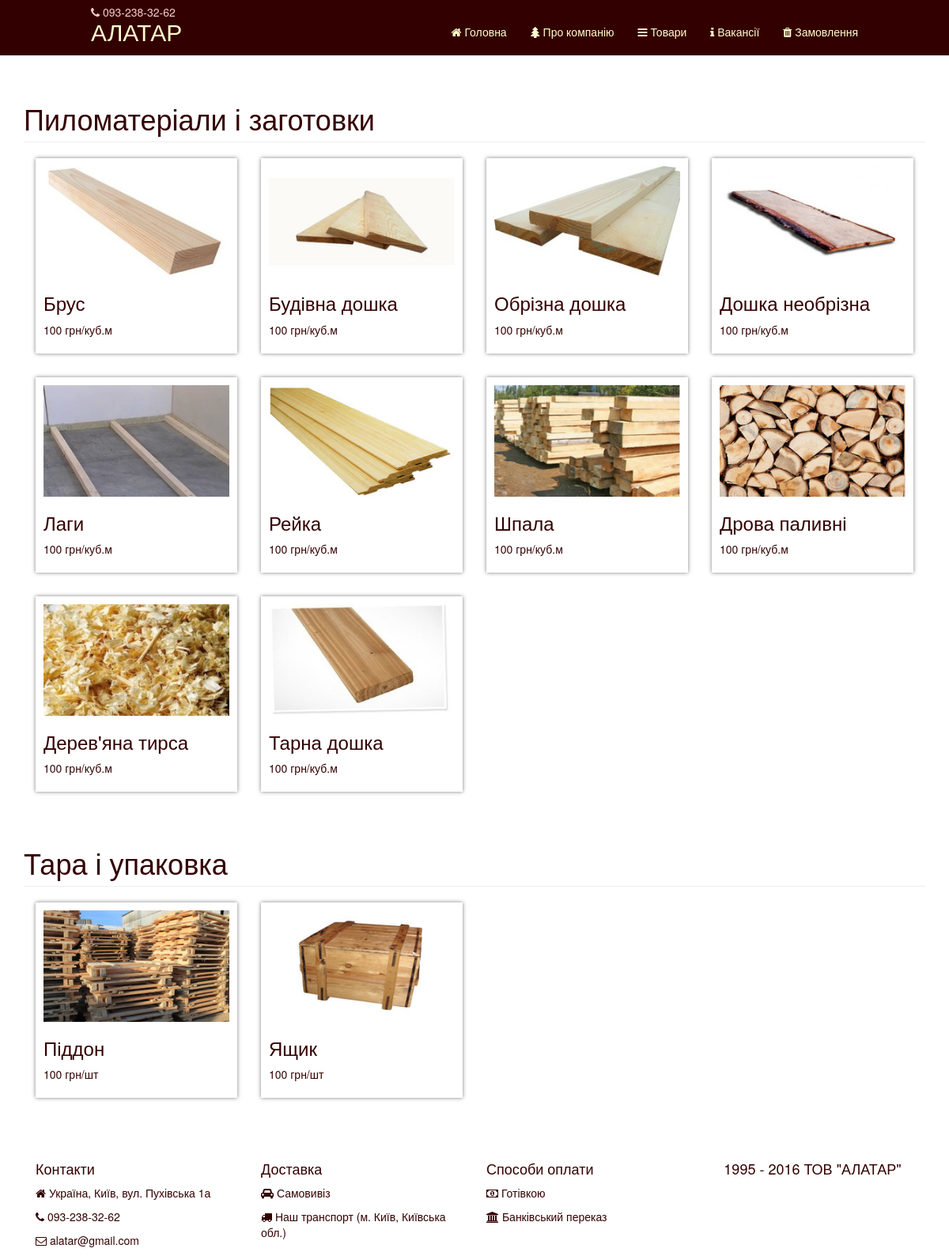
/product, run on the app's committed database.
### tables this page shows
CREATE TABLE IF NOT EXISTS `menu` (
  `id` int(11) NOT NULL AUTO_INCREMENT,
  `caption` varchar(30) NOT NULL,
  PRIMARY KEY (`id`),
  KEY `caption` (`caption`)
);

CREATE TABLE IF NOT EXISTS `products` (
  `id` int(11) NOT NULL AUTO_INCREMENT,
  `caption` varchar(200) NOT NULL,
  `menu_type` varchar(30) NOT NULL,
  `measure` text NOT NULL,
  `price` float DEFAULT NULL,
  `info` text,
  `image` text,
  PRIMARY KEY (`id`),
  UNIQUE KEY `caption` (`caption`),
  KEY `menu_type` (`menu_type`)
);

### index.php (called while the page is built)
<?php
require_once 'core.php';

### Recordset.php (called while the page is built, shortened)
<?php
INCLUDE '/DB.php';
class Recordset {
    private $database;
    private $dbh;
    public function __construct(){
        $this->database = DB::get();
    }
    public function connect($host, $dbname, $user, $pass){
        $this->dbh = $this->database->connect($host, $dbname, $user, $pass);
    }
    public function SQL(){
        $args = func_get_args();
        $query = $args[0];
        $argsCount = count($args);
        if($argsCount > 1){
            if(is_array($args[1])){
                $this->sth = $this->dbh->prepare($query);
                $this->sth->execute($args[1]);
            }
            else{
                array_shift($args);
                $this->sth = $this->dbh->prepare($query);
                $this->sth->execute($args);
            }
        }
        else{
            $this->sth = $this->dbh->query($query);
        }
    }
}
?>

### DB.php (called while the page is built, shortened)
<?php
class DB{
    private static $instance;
    public static function get(){
        if (self::$instance === null){
            self::$instance = new DB();
        }
        return self::$instance;
    }
    public function connect($host, $dbname, $user, $pass){
        try{
            $this->dbh = new PDO("mysql:host=".$host.";dbname=".$dbname, $user, $pass);
            return $this->dbh;
        } catch(PDOException $e){
            $this->connected = false;
            echo $e->getMessage();
        }
    }
}
?>

### views/product_view.php (the view, shortened to what this page needs)
<div class="container" style="margin-top: 40px;">
<div class="page">
    <?$counter = -1;
    foreach($this->data as $row){
        $counter++;?>
        <div class="row">
             <div class="col-lg-12 col-md-12 col-sm-12 col-xs-12">
                <h1 class="page-header"><?=$row['caption']?></h1>
            </div>
        </div>
        <?foreach($this->products[$counter] as $row1){?>
            <div class="col-md-3 col-sm-4 col-xs-6 img-portfolio product">
                <div class = "product1">
                        <img class="img-responsive" src="/images/<?=$row1['image']?>" alt="" style="width: 100%;">
                    <h3>
                        <?=$row1['caption']?>
                    </h3>
                    <p><?=$row1['price']?> грн/<?=$row1['measure']?></p>
                </div>
            </div>
<?}?>
    <?}?>

### core.php (shortened to what this page needs)
<?php
include '/Recordset.php';
include '/page.php';
$code = "main";
$routes = explode('/', $_SERVER['REQUEST_URI']);
array_shift($routes);
if($routes[0]==='admin' || file_exists('adminka/'.$routes[0].'.php')){
    if(IN_ADMIN){
        if($routes[0]=='admin'){
            include '/views/header.php';
            include '/views/admin_view.php';
            include '/views/footer.php';
        }
        else{
            include '/adminka/'.$routes[0].'.php';
        }
    }
    else{
        include '/views/header.php';
        include '/views/404_view.php';
        include '/views/footer.php';
    }
}
else {
    if (!empty($routes[0])) {
        $code = $routes[0];
    }
    $page = new Page($code, false);
    $page->getContent();
    include '/views/header.php';
    $page->publish();
    include '/views/footer.php';
}

### views/header.php (shortened to what this page needs)
<!DOCTYPE html>
<html lang="en">
<head>
    <link href="/css/bootstrap.css" rel="stylesheet">
    <link href="/css/modern-business.css" rel="stylesheet">
    <link href="/css/login.css" rel="stylesheet">
    <link rel="stylesheet" href="/adminka/css/admin.css">
	<link rel="stylesheet" href="/font-awesome/css/font-awesome.min.css">
	<link href="//maxcdn.bootstrapcdn.com/font-awesome/4.2.0/css/font-awesome.min.css" rel="stylesheet">
    <link href="/css/site.css" rel="stylesheet">
</head>
<body>
<nav class="navbar navbar-inverse navbar-fixed-top header-style" role="navigation">
    <div class="header-tel-number col-lg-10 col-lg-offset-1 col-xs-12">
        <span><i class="fa fa-phone"></i> 093-238-32-62</span>
    </div>
    <div class="container col-lg-10 col-lg-offset-1 col-xs-12">
        <div class="navbar-header">
            <a class="navbar-brand" href="/">АЛАТАР</a>
        </div>
        <div class="collapse navbar-collapse" id="bs-example-navbar-collapse-1">
            <ul class="nav navbar-nav navbar-right">
                <li>
                    <a href="/"><i class = "fa fa-home"></i> Головна</a>
                </li>
                <li>
                    <a href="/about"><i class = "fa fa-tree"></i> Про компанію</a>
                </li>
                <li>
                    <a href="/product"><i class = "fa fa-bars"></i> Товари</a>
                </li>
                <li>
                    <a href="/vacancy"><i class="fa fa-info"></i> Вакансії</a>
                </li>
                <li>
                    <a href="/order"><i class="fa fa-trash"></i> Замовлення</a>
                </li>
            </ul>
        </div>
    </div>
</nav>

### page.php (shortened to what this page needs)
<?php
include_once 'Recordset.php';
class Page{
    public static $db;
    private $code,$caption,$content,$parentCode,$isContainer,$aliasOf,$productCode;
    private $view='main', $filename, $title = 'ТОВ "АЛАТАР" купить пиломатериалы недорого Киев';
    private $data = array(), $data1 = array(), $product_types = array();
    public function __construct($code, $light){
        $this->view = $code;
        if(is_array($code)){
            $this->field = $code;
        }else {
            $this->code = $code;
            if($this->light)
                self::$db->SQL("SELECT code,caption,aliasOf FROM pages WHERE code = ?", $this->code);
            else
                self::$db->SQL("SELECT * FROM pages WHERE code = ?", $this->code);
            $this->field = self::$db->nextRow();
        }
        $this->isContainer = $this->field['isContainer'];
    }
    public function getContent(){
    if($this->isContainer === '1' ){
            if ($this->code=='contacts'){
                self::$db->SQL("SELECT * FROM map");
                array_push($this->data1, self::$db->nextRow());
            }
            elseif($this->code === 'product'){
                self::$db->SQL("SELECT caption FROM menu ORDER BY id;");
                while($row = self::$db->nextRow()) {
                    array_push($this->data, $row);
                }
                foreach($this->data as $row) {
                    self::$db->SQL("SELECT * FROM products WHERE menu_type = ? ORDER BY id", $row['caption']);
                }
            }
            elseif ($this->code === 'vacancy') {
                self::$db->SQL("SELECT * FROM vacancies");
                while($row = self::$db->nextRow())
                    array_push($this->data, $row);
            }
            elseif($this->code === 'add-product'){
                self::$db->SQL("SELECT type FROM productsTypes");
                while($row=self::$db->nextRow())
                    array_push($this->product_types, $row['type']);
            }
            elseif($this->code === 'orders'){
                self::$db->SQL("SELECT * FROM orders");
                while($row=self::$db->nextRow())
                    array_push($this->data, $row);
            }
        }
        $this->filename = 'views/'.$this->view.'_view.php';
    }
    public function publish(){
        if(file_exists($this->filename)) {
            include $this->filename;
        }
    }
}

### views/footer.php (shortened to what this page needs)
</div>
<footer id = "footer" style="margin-top: 40px;">
    <div class="row">
        <div class="col-lg-12 col-sm-12">
            <div class="col-lg-3 col-sm-3 col-xs-6">
            	<h4>Контакти</h4>
            	<p><i class="fa fa-home"></i> Україна, Київ, вул. Пухівська 1а</p>
                <p><i class="fa fa-phone"></i> 093-238-32-62</p>
                <p><i class="fa fa-envelope-o"></i> alatar@gmail.com</p>
            </div>
            <div class="col-lg-3 col-sm-3 col-xs-6 ">
            	<h4>Доставка</h4>
            	    <p><i class="fa fa-car"></i> Самовивіз</p>
                    <p><i class="fa fa-truck"></i> Наш транспорт (м. Київ, Київська обл.)</p>
            </div>
            <div class="col-lg-3 col-sm-3 col-xs-6 my-hide">
            	<h4>Способи оплати</h4>
            	    <p><i class="fa fa-money"></i> Готівкою</p>
                    <p><i class="fa fa-bank"></i> Банківський переказ</p>
            </div>
            <div class = "col-lg-3 col-sm-3 col-xs-12 ">
            	<h4 class = "main-text">1995 - 2016 ТОВ "АЛАТАР"</h4>
            </div>
        </div>
    </div>
</footer>
</div>
</body>
</html>

### css/modern-business.css (style rules this page uses)
html, body { height: 100%; }
body { padding-top: 50px; }
.img-portfolio { margin-bottom: 30px; }
footer { margin: 50px 0; }

### css/site.css (style rules this page uses)
body:first-line { content: ''; }
body { background-color: #ffffff; color: #330000; }
.header-style { background-color: #330000; color: #ffcccc; border-color: #330000; }
.navbar-inverse .navbar-nav>li>a { color: #ffffcc; }
.navbar-inverse .navbar-brand { color: #ffffcc; }
a { color: #330000; }
.header-tel-number { padding-right: 15px; padding-left: 15px; }
.header-tel-number span { float: left; padding-top: 5px; margin-bottom: -10px; }
.navbar-brand { font-size: 30px; }
.navbar { min-height: 70px; }
.navbar > .container { bottom: 0; }

### views/product_view.php (style rules this page uses)
.product1 { box-shadow: 0 0 5px rgba(0,0,0,0.5); padding:10px; }

### views/footer.php (style rules this page uses)
html { position: relative; }
#footer { bottom: 0; margin: 50px 0 0 0; }
.page { display: table-row; height: 100%; }
.container { position: relative; display: table; height: 100%; }
.main-text { text-align: center; }

### data on the page
menu: caption "Пиломатеріали і заготовки"
products: image (picture), caption "Брус", price "100", measure "куб.м"
products: image (picture), caption "Будівна дошка", price "100", measure "куб.м"
products: image (picture), caption "Обрізна дошка", price "100", measure "куб.м"
products: image (picture), caption "Дошка необрізна", price "100", measure "куб.м"
products: image (picture), caption "Лаги", price "100", measure "куб.м"
products: image (picture), caption "Рейка", price "100", measure "куб.м"
products: image (picture), caption "Шпала", price "100", measure "куб.м"
products: image (picture), caption "Дрова паливні", price "100", measure "куб.м"
products: image (picture), caption "Дерев'яна тирса", price "100", measure "куб.м"
products: image (picture), caption "Тарна дошка", price "100", measure "куб.м"
menu: caption "Тара і упаковка"
products: image (picture), caption "Піддон", price "100", measure "шт"
products: image (picture), caption "Ящик", price "100", measure "шт"
